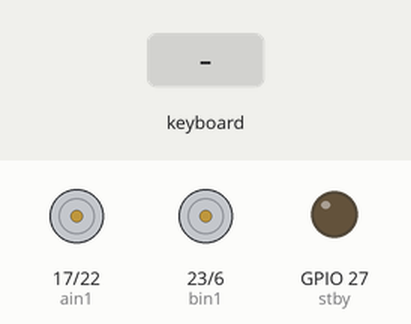
Simulated run of this program. Board: Raspberry Pi (BCM pin numbers). Parts: motor-driver pin pairs drawn as motors (green arrow = first pin HIGH = forward, orange = second pin HIGH = backward, longer = more drive, scaled by the enable pin, stopped while the standby pin is LOW), output pins drawn as LEDs (lit = HIGH). Inputs (shaded band) come from the test bench. The full-screen text the program places in the terminal is not drawn.

Above: at 1.2 s.
1.3 s: key "f" typed on the keyboard
At 2.3 s:
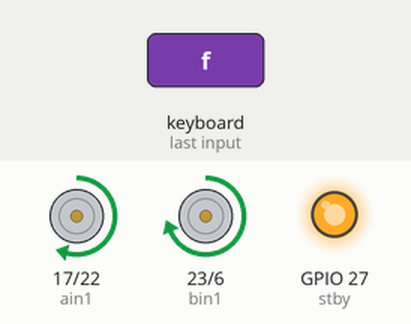
2.8 s: key "b" typed on the keyboard
At 4.0 s:
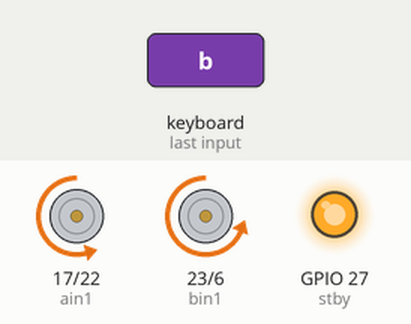
4.3 s: key "l" typed on the keyboard
At 4.9 s:
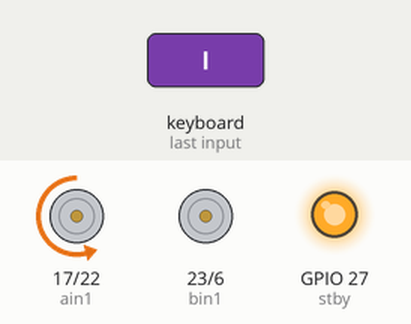
5.8 s: key "F" typed on the keyboard
At 6.7 s:
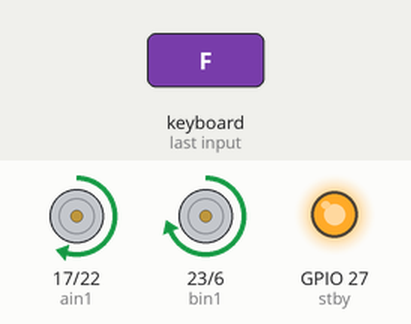
7.3 s: key "L" typed on the keyboard
At 8.5 s:
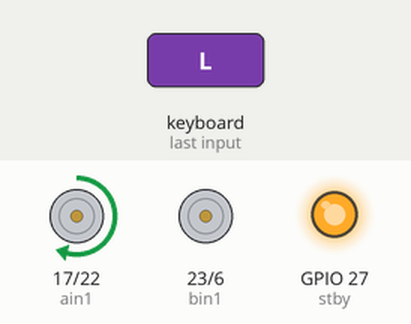
8.8 s: key "B" typed on the keyboard
At 9.4 s:
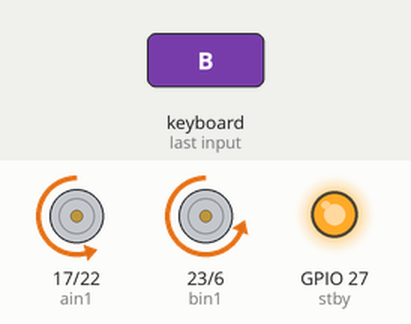
Timing chart, 0 to 11.3 s (numbered marks = the images above; inputs shaded):
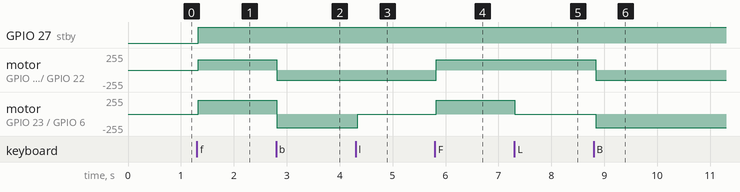

Measured:
- after the input at 1.3 s, GPIO 27 (stby): LOW → HIGH at once; motor on GPIO 17 (ain1) / GPIO 22 (ain2): stopped → forward 153/255 at once; motor on GPIO 23 (bin1) / GPIO 6 (bin2): stopped → forward 209/255 at once
- after the input at 2.8 s, motor on GPIO 17 (ain1) / GPIO 22 (ain2): forward 153/255 → backward 153/255 at once; motor on GPIO 23 (bin1) / GPIO 6 (bin2): forward 209/255 → backward 209/255 at once
- after the input at 4.3 s, motor on GPIO 23 (bin1) / GPIO 6 (bin2): backward 209/255 → stopped at once
- after the input at 5.8 s, motor on GPIO 17 (ain1) / GPIO 22 (ain2): backward 153/255 → forward 153/255 at once; motor on GPIO 23 (bin1) / GPIO 6 (bin2): stopped → forward 209/255 at once
- after the input at 7.3 s, motor on GPIO 23 (bin1) / GPIO 6 (bin2): forward 209/255 → stopped at once
- after the input at 8.8 s, motor on GPIO 17 (ain1) / GPIO 22 (ain2): forward 153/255 → backward 153/255 at once; motor on GPIO 23 (bin1) / GPIO 6 (bin2): stopped → backward 209/255 at once

The program:

calibrate_motors.py
```python
#!/usr/bin/env python3
"""Interactive motor calibration — separate forward and backward trim.
   Q/A = left up/down  |  W/S = right up/down  (adjusts whichever direction is running)
   F = run both forward  |  B = run both backward
   L = left only  |  R = right only
   SPACE = stop  |  E = save & exit
"""
import curses, time, json, os
from gpiozero import PWMOutputDevice, DigitalOutputDevice

CALIB_FILE = "/home/pi/robot/calibration.json"

stby  = DigitalOutputDevice(27, initial_value=False)
ain1  = DigitalOutputDevice(17)
ain2  = DigitalOutputDevice(22)
bin1  = DigitalOutputDevice(23)
bin2  = DigitalOutputDevice(6)
pwm_a = PWMOutputDevice(18, frequency=1000)
pwm_b = PWMOutputDevice(13, frequency=1000)

def stop():
    ain1.off(); ain2.off(); bin1.off(); bin2.off()
    pwm_a.value = 0; pwm_b.value = 0
    stby.off()

def both(l, r, fwd):
    stby.on()
    if fwd: ain2.off(); ain1.on(); bin2.off(); bin1.on()
    else:   ain1.off(); ain2.on(); bin1.off(); bin2.on()
    pwm_a.value = l; pwm_b.value = r

def left_only(speed, fwd):
    stby.on()
    bin1.off(); bin2.off(); pwm_b.value = 0
    if fwd: ain2.off(); ain1.on()
    else:   ain1.off(); ain2.on()
    pwm_a.value = speed

def right_only(speed, fwd):
    stby.on()
    ain1.off(); ain2.off(); pwm_a.value = 0
    if fwd: bin2.off(); bin1.on()
    else:   bin1.off(); bin2.on()
    pwm_b.value = speed

def bar(val, width=18):
    n = int(round(val * width))
    return "█" * n + "░" * (width - n)

def trim_label(l, r):
    d = l - r
    if abs(d) < 0.005: return "balanced ✓"
    return f"L faster +{d:.2f}" if d > 0 else f"R faster +{-d:.2f}"

def main(scr):
    curses.curs_set(0); scr.nodelay(True)
    curses.start_color(); curses.use_default_colors()
    curses.init_pair(1, curses.COLOR_GREEN,  -1)
    curses.init_pair(2, curses.COLOR_RED,    -1)
    curses.init_pair(3, curses.COLOR_YELLOW, -1)
    curses.init_pair(4, curses.COLOR_CYAN,   -1)

    # defaults — load existing calibration if present
    fl, fr = 0.60, 0.82   # forward
    bl, br = 0.60, 0.82   # backward
    if os.path.exists(CALIB_FILE):
        try:
            d = json.load(open(CALIB_FILE))
            fl = d.get("fwd_left",  d.get("left_speed",  0.60))
            fr = d.get("fwd_right", d.get("right_speed", 0.82))
            bl = d.get("bck_left",  fl)
            br = d.get("bck_right", fr)
        except Exception: pass

    mode   = "STOPPED"
    is_fwd = True          # which direction is currently active
    note   = "Loaded existing calibration." if os.path.exists(CALIB_FILE) else "Defaults loaded."
    STEP   = 0.01

    while True:
        scr.erase()
        scr.addstr(0, 2, "━" * 48, curses.color_pair(4))
        scr.addstr(1, 2, "    MOTOR CALIBRATION  (fwd + back)", curses.color_pair(4)|curses.A_BOLD)
        scr.addstr(2, 2, "━" * 48, curses.color_pair(4))

        # active direction label
        editing = "FORWARD" if is_fwd else "BACKWARD"
        ec = curses.color_pair(1) if is_fwd else curses.color_pair(2)
        scr.addstr(3, 2, f"  Editing: {editing}  (F/B to switch)", ec | curses.A_BOLD)

        # forward row
        fc = curses.color_pair(1) if is_fwd else curses.color_pair(5)
        scr.addstr(4, 2, f"  FWD  L {bar(fl)} {fl:.2f}   R {bar(fr)} {fr:.2f}   {trim_label(fl,fr)}", fc)
        # backward row
        bc = curses.color_pair(2) if not is_fwd else curses.color_pair(5)
        scr.addstr(5, 2, f"  BCK  L {bar(bl)} {bl:.2f}   R {bar(br)} {br:.2f}   {trim_label(bl,br)}", bc)

        scr.addstr(7,  2, "  Q/A = left ▲▼   W/S = right ▲▼")
        scr.addstr(8,  2, "  F = fwd run   B = back run   L/R = one motor")
        scr.addstr(9,  2, "  SPACE = stop   E = save & exit")
        scr.addstr(10, 2, "─" * 48)

        mc = curses.color_pair(1) if mode != "STOPPED" else curses.color_pair(2)
        scr.addstr(11, 2, f"  {mode:<20}", mc | curses.A_BOLD)
        scr.addstr(12, 2, f"  {note:<46}", curses.color_pair(3))
        scr.refresh()

        key = scr.getch()
        reapply = False

        if key in (ord('q'), ord('Q')):
            if is_fwd: fl = min(1.0, round(fl + STEP, 2))
            else:      bl = min(1.0, round(bl + STEP, 2))
            reapply = True
        elif key in (ord('a'), ord('A')):
            if is_fwd: fl = max(0.0, round(fl - STEP, 2))
            else:      bl = max(0.0, round(bl - STEP, 2))
            reapply = True
        elif key in (ord('w'), ord('W')):
            if is_fwd: fr = min(1.0, round(fr + STEP, 2))
            else:      br = min(1.0, round(br + STEP, 2))
            reapply = True
        elif key in (ord('s'), ord('S')):
            if is_fwd: fr = max(0.0, round(fr - STEP, 2))
            else:      br = max(0.0, round(br - STEP, 2))
            reapply = True
        elif key in (ord('f'), ord('F')):
            mode = "BOTH FORWARD"; is_fwd = True;  both(fl, fr, True)
        elif key in (ord('b'), ord('B')):
            mode = "BOTH BACKWARD"; is_fwd = False; both(bl, br, False)
        elif key in (ord('l'), ord('L')):
            mode = "LEFT ONLY"
            left_only(fl if is_fwd else bl, is_fwd)
        elif key in (ord('r'), ord('R')):
            mode = "RIGHT ONLY"
            right_only(fr if is_fwd else br, is_fwd)
        elif key == ord(' '):
            mode = "STOPPED"; stop()
        elif key in (ord('e'), ord('E')):
            stop()
            data = {
                "fwd_left": fl, "fwd_right": fr,
                "bck_left": bl, "bck_right": br,
                "fwd_trim": round(fl - fr, 3),
                "bck_trim": round(bl - br, 3),
            }
            json.dump(data, open(CALIB_FILE, "w"), indent=2)
            note = f"Saved! fwd L={fl} R={fr}  bck L={bl} R={br}"
            mode = "STOPPED"
            scr.addstr(12, 2, f"  {note:<46}", curses.color_pair(1))
            scr.refresh(); time.sleep(1.5); break

        if reapply:
            l = fl if is_fwd else bl
            r = fr if is_fwd else br
            if   mode == "BOTH FORWARD":  both(l, r, True)
            elif mode == "BOTH BACKWARD": both(l, r, False)
            elif mode == "LEFT ONLY":     left_only(l, is_fwd)
            elif mode == "RIGHT ONLY":    right_only(r, is_fwd)
            note = f"fwd L={fl} R={fr}   bck L={bl} R={br}"

        time.sleep(0.04)

try:
    curses.wrapper(main)
except KeyboardInterrupt:
    pass
finally:
    stop()
    print("Motors stopped.")
    if os.path.exists(CALIB_FILE):
        print("calibration.json:", open(CALIB_FILE).read())
```
